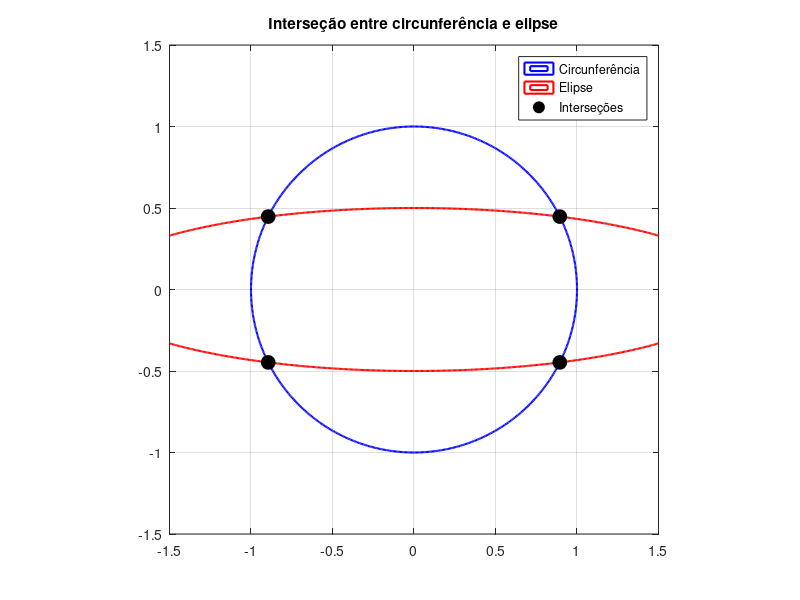
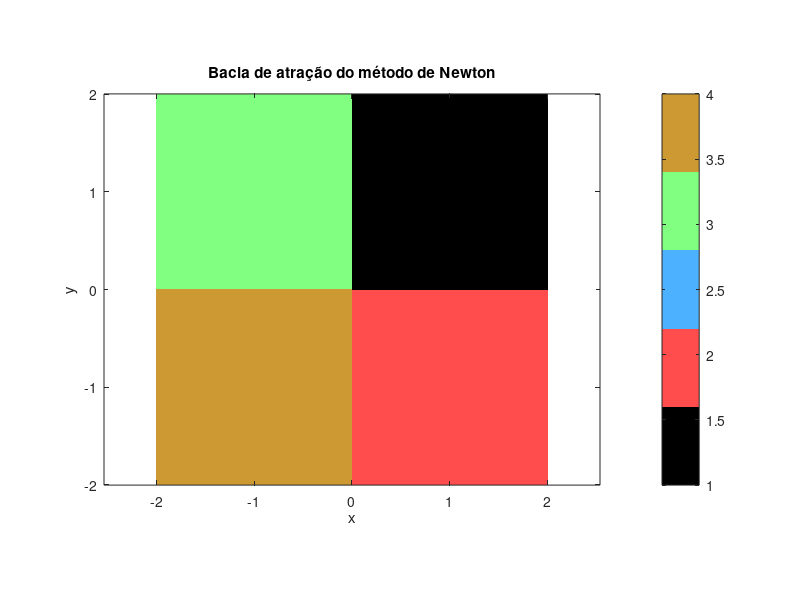

These charts were generated, in order, by the following MATLAB code:
clear all
clc
close all


# (a) Método de Newton para encontrar interseção entre circunferência e elipse

# Definição das funções
f = @(x, y) [x^2 + y^2 - 1;
             x^2/4 + 4*y^2 - 1];

# Jacobiana analítica
J = @(x, y) [2*x, 2*y;
             x/2, 8*y];

# Método de Newton
function [root, it] = newton_xy(f, J, x0, y0, tol, max_iter)
  x = x0; y = y0;
  for it = 1:max_iter
    F = f(x, y);
    if norm(F) < tol
      break;
    endif
    A = J(x, y);
    delta = -A \ F;
    x = x + delta(1);
    y = y + delta(2);
  endfor
  root = [x; y];
endfunction

# Pontos iniciais para achar todos os pontos de interseção
iniciais = [ 0.8,  0.5;
             0.8, -0.5;
            -0.8,  0.5;
            -0.8, -0.5 ];

raizes = [];
for i = 1:size(iniciais, 1)
  [raiz, ~] = newton_xy(f, J, iniciais(i, 1), iniciais(i, 2), 1e-10, 100);
  raizes = [raizes; raiz'];
endfor


# (b) Plot das curvas e pontos de interseção
x = linspace(-1.5, 1.5, 400);
y = linspace(-1.5, 1.5, 400);
[X, Y] = meshgrid(x, y);
F1 = X.^2 + Y.^2 - 1;
F2 = X.^2/4 + 4*Y.^2 - 1;

figure(1);
contour(X, Y, F1, [0 0], 'b', 'LineWidth', 1.5);
hold on;
contour(X, Y, F2, [0 0], 'r', 'LineWidth', 1.5);
plot(raizes(:,1), raizes(:,2), 'ko', 'MarkerSize', 10, 'MarkerFaceColor','k');
legend("Circunferência", "Elipse", "Interseções");
title("Interseção entre circunferência e elipse");
axis equal;
grid on;
print('Ex11b.png', '-dpng', '-r300');

# (c) Bacia de atração

res = 400;
x = linspace(-2, 2, res);
y = linspace(-2, 2, res);
[X, Y] = meshgrid(x, y);
Z = zeros(size(X));

for i = 1:res
  for j = 1:res
    [pt, ~] = newton_xy(f, J, X(i,j), Y(i,j), 1e-6, 50);
    d = sqrt(sum((raizes - pt').^2, 2));
    [~, idx] = min(d);
    if min(d) < 1e-2
      Z(i,j) = idx;
    else
      Z(i,j) = 0;
    endif
  endfor
endfor

figure(2);
imagesc(x, y, Z);
axis xy;
axis equal;
colormap([0 0 0; 1 0.3 0.3; 0.3 0.7 1; 0.5 1 0.5; 0.8 0.6 0.2]);
title("Bacia de atração do método de Newton");
xlabel('x'); ylabel('y');
colorbar;
print('Ex11c.png', '-dpng', '-r300');

function J = Jacobiano_Num(f, x, y, h)
  fx = f(x, y);
  dfdx = (f(x + h, y) - fx) / h;
  dfdy = (f(x, y + h) - fx) / h;
  J = [dfdx(:), dfdy(:)];
endfunction

function [raiz, iter] = Newton_xyNum(f, x0, y0, tol, max_iter, h)
  x = x0; y = y0;
  for k = 1:max_iter
    F = f(x, y);
    if norm(F) < tol
      break;
    endif

    J = Jacobiano_Num(f, x, y, h);

    if cond(J) > 1e12  # evitar matriz mal-condicionada
      break;
    endif

    delta = -J \ F(:);
    x = x + delta(1);
    y = y + delta(2);
  endfor
  raiz = [x, y];
  iter = k;
endfunction

# Definindo f como função vetorial
f = @(x, y) [x^2 + y^2 - 1;
             (x^2)/4 + 4*y^2 - 1];

# Ponto inicial
x0 = 0.5; y0 = 0.5;

# Parâmetros
tol = 1e-10;
max_iter = 100;
h = 1e-6;

[raiz, iter] = Newton_xyNum(f, x0, y0, tol, max_iter, h);

# Mostrar resultado
fprintf("Raiz encontrada (com Jacobiana numérica): (%.14f, %.14f) em %d iterações\n", raiz(1), raiz(2), iter);
